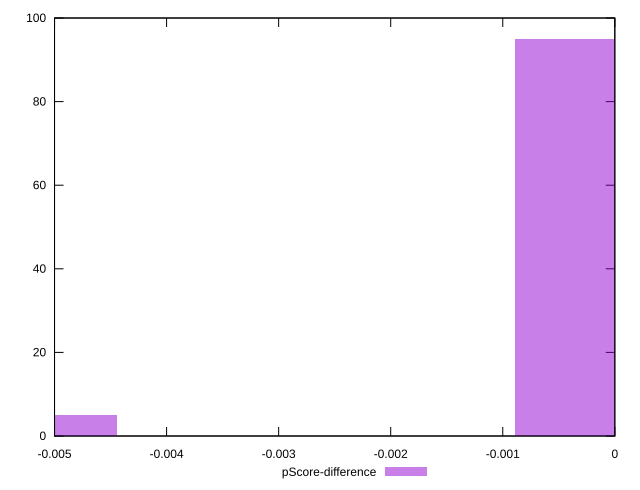

Here is the gnuplot script that generated this plot:
reset

$pScoreDifference <<EOF
0 95
-0.005326214814899564 5
EOF

set key outside below
set boxwidth 0.0017754049382998547
set xrange [-0.0050000000000000044:0]
set yrange [0:100]
set trange [0:100]
set style fill transparent solid 0.5 noborder
set terminal svg size 640, 490 enhanced background rgb 'white'
set output "reports/report_00033_2021-03-01T14-23-16.841Z/legacy-javascript/samples/astro/pScore-difference/histogram.svg"

plot $pScoreDifference title "pScore-difference" with boxes

reset
